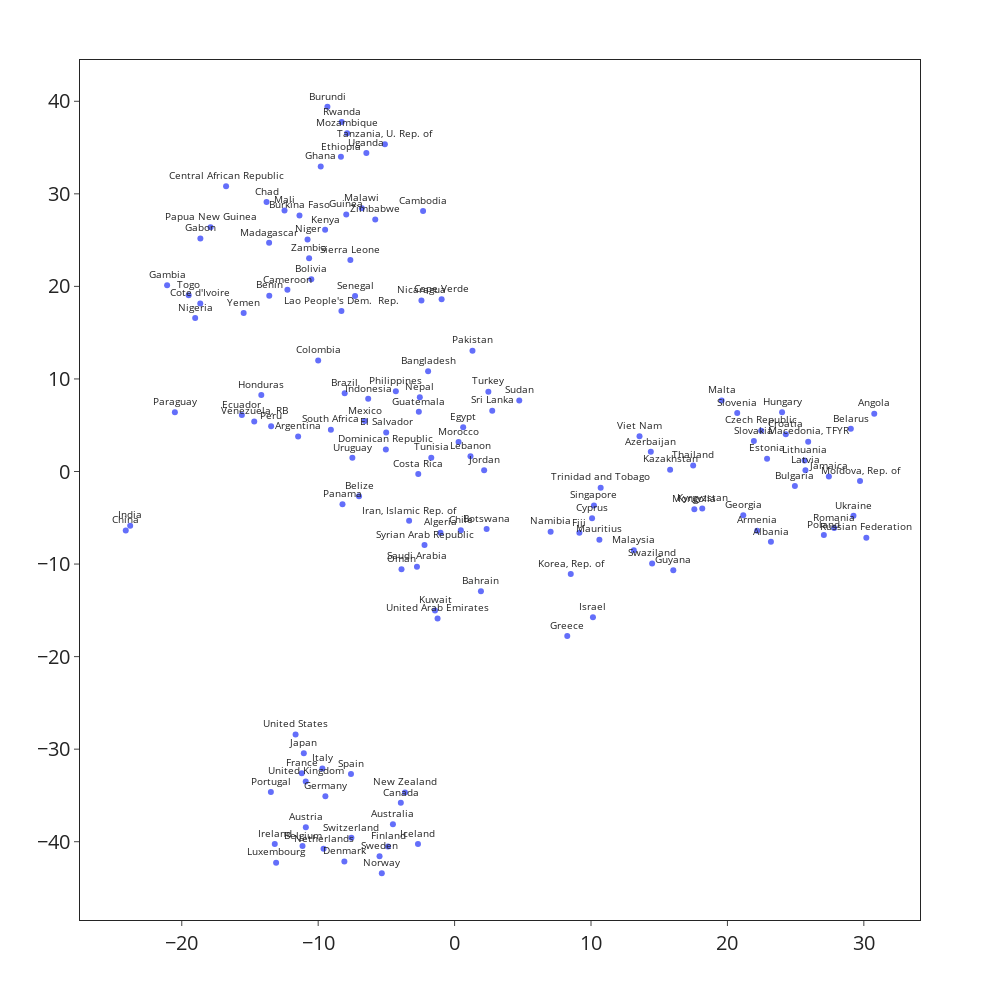

Notebook code for this chart:
### Markdown cell above
#### Plot t-SNE embedding

### Code cell
tsne.plot_tsne_embedding_labels()

### Figure 1 — Plotly figure (JSON) as saved in the notebook; plotly's stock layout.template omitted (floating-point values rounded to 4 significant figures; data arrays with more than 128 entries replaced by an {"elided": "..."} marker saying what was removed)
{"data": [{"hovertemplate": "comp-1=%{x}<br>comp-2=%{y}<br>countries=%{text}<extra></extra>", "legendgroup": "", "marker": {"color": "#636efa", "symbol": "circle"}, "mode": "markers+text", "name": "", "orientation": "v", "showlegend": false, "text": {"elided": "138 str values"}, "textposition": "top center", "type": "scatter", "x": {"elided": "138 float values"}, "xaxis": "x", "y": {"elided": "138 float values"}, "yaxis": "y"}], "layout": {"font": {"size": 10}, "height": 1000, "legend": {"tracegroupgap": 0}, "margin": {"t": 60}, "width": 1000, "xaxis": {"anchor": "y", "domain": [0, 1], "mirror": true, "showgrid": false, "tickfont": {"size": 20}, "ticks": "outside", "title": {}, "zeroline": false}, "yaxis": {"anchor": "x", "domain": [0, 1], "mirror": true, "showgrid": false, "tickfont": {"size": 20}, "ticks": "outside", "title": {}, "zeroline": false}}}
